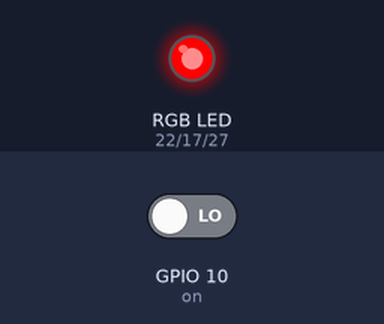
Recording of a program running on a simulated Raspberry Pi (BCM pin numbers). On the bench: an RGB LED mixed from three pins (HIGH = lit). The inputs (shaded band) are chosen by the test bench; at power-on: GPIO 10 (on) LOW. What the program prints to the terminal is not drawn.

Above: at 1.2 s.
1.3 s: GPIO 10 (on) driven HIGH
At 2.0 s:
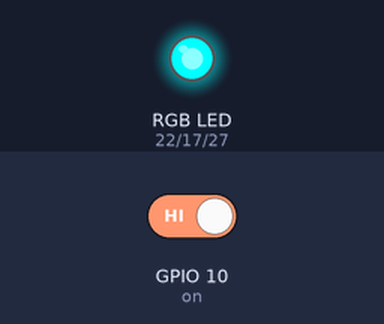
2.8 s: GPIO 10 (on) driven LOW
At 4.0 s:
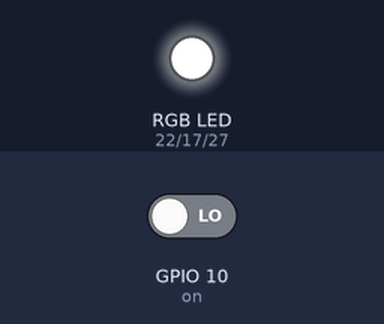
Timing chart, 0 to 5.8 s (numbered marks = the images above; inputs shaded):
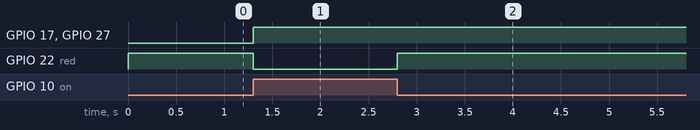

The program:

rgb_blink0.py
```python
import RPi.GPIO as gp
import time

red= 22
blue = 27
green = 17

on = 10

gp.setmode(gp.BCM)
gp.setup(red,gp.OUT)
gp.setup(green,gp.OUT)
gp.setup(blue,gp.OUT)

gp.setup(on,gp.IN)

gp.output(red,False)
gp.output(blue,False)
gp.output(green,False)

try:
    while True :
        inputIO = gp.input(on)

        if inputIO == True :
            gp.output(red,False)
            gp.output(blue,True)
            gp.output(green,True)
            print('a')
        else :
            gp.output(red,True)
            print('b')
except KeyboardInterrupt :
    pass
```

Measured:
- after the input at 1.3 s, GPIO 17 (green), GPIO 27 (blue): LOW → HIGH at once; GPIO 22 (red): HIGH → LOW at once
- after the input at 2.8 s, GPIO 22 (red): LOW → HIGH at once
